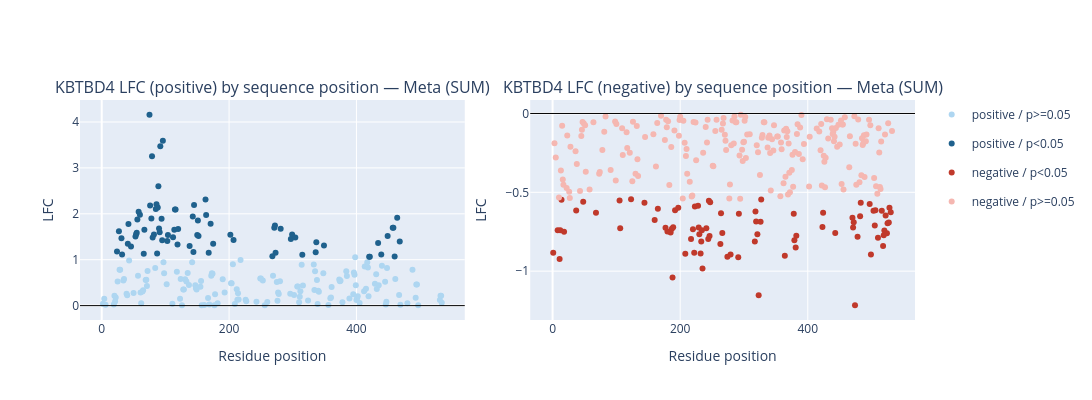
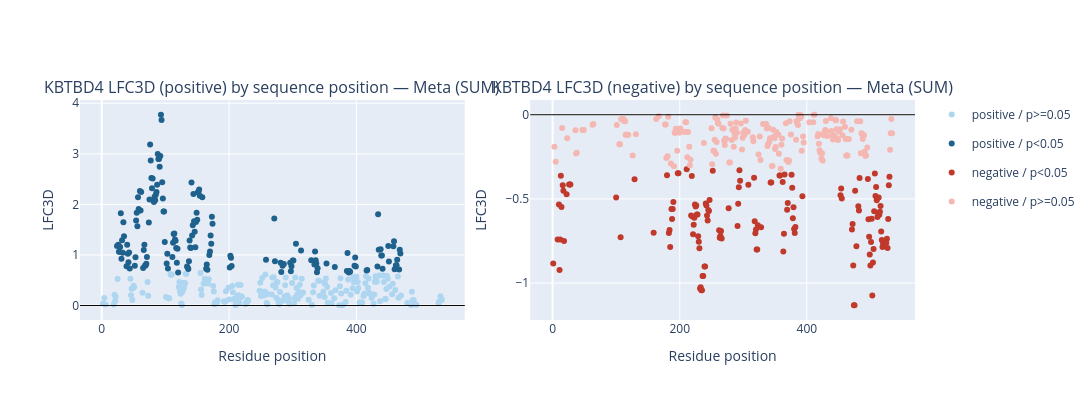
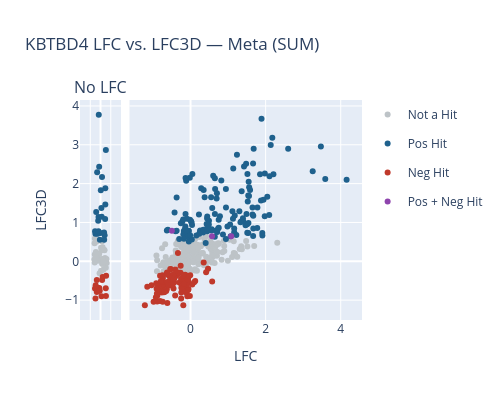
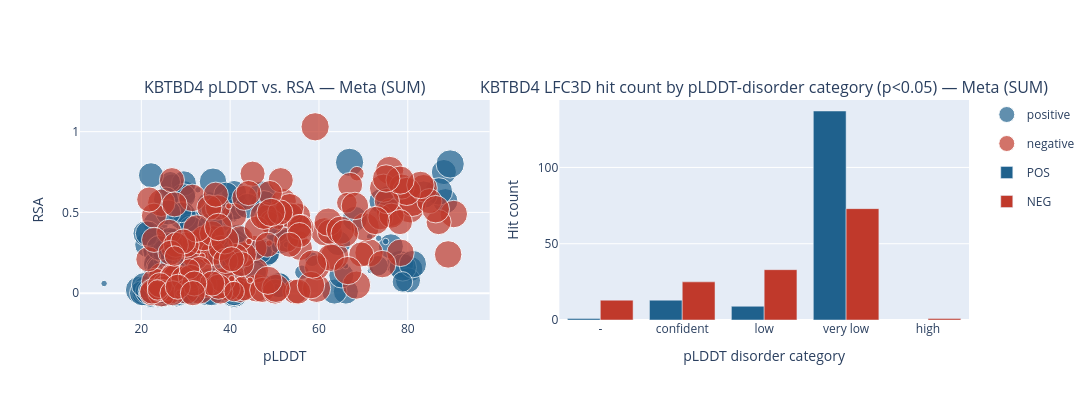

Notebook cell for these charts, in order:
### Markdown cell above
## BE-MetaClust3D
- Only shown when the gene has multiple screens (otherwise there's nothing to meta-aggregate)
- Same plots as BE-Clust3D above, but computed on the meta-aggregated score across all screens instead of one screen at a time (meta residue dot-plots, meta-LFC vs. meta-LFC3D scatter, pLDDT/RSA and domain/disorder breakdowns, enrichment test, meta dendrogram)

### Code cell
if MODE == 'monomer':
    monomer_func_meta = monomer_cfg['function_for_meta']

    if len(monomer_screens) > 1:
        print('Meta residue dot-plots, meta-LFC (positive, negative):')
        show_side_by_side(
            plot_meta_score_scatter(monomer_dir, monomer_gene, function_for_meta=monomer_func_meta, score_type='LFC', direction='positive'),
            plot_meta_score_scatter(monomer_dir, monomer_gene, function_for_meta=monomer_func_meta, score_type='LFC', direction='negative'),
    		width=600, height=400
        )
        print('Meta residue dot-plots, meta-LFC3D (positive, negative):')
        show_side_by_side(
            plot_meta_score_scatter(monomer_dir, monomer_gene, function_for_meta=monomer_func_meta, score_type='LFC3D', direction='positive'),
            plot_meta_score_scatter(monomer_dir, monomer_gene, function_for_meta=monomer_func_meta, score_type='LFC3D', direction='negative'),
    		width=600, height=400
        )

        print('meta-LFC vs. meta-LFC3D (residues with meta-LFC3D but no meta-LFC shown in the left strip):')
        fig = plot_meta_lfc_lfc3d_scatter(monomer_dir, monomer_gene, function_for_meta=monomer_func_meta, width=500, height=400)
        if fig is not None:
            display(fig)

        print('pLDDT vs. RSA / Meta LFC3D hit count by domain / pLDDT-disorder category / Meta enrichment test (pLDDT-disorder, log2 odds ratio):')
        show_side_by_side(
            plot_meta_plddt_rsa_scatter(monomer_dir, monomer_gene, function_for_meta=monomer_func_meta),
            plot_meta_domain_barplot(monomer_dir, monomer_gene, monomer_uniprot, function_for_meta=monomer_func_meta),
            plot_meta_plddt_dis_barplot(monomer_dir, monomer_gene, function_for_meta=monomer_func_meta),
            width=600, height=400
        )

        print('Enrichment test (pLDDT-disorder, log2 odds ratio):')
        fig = plot_enrichment_test(monomer_dir, monomer_gene, screen_name=None, width=400, height=300)
        if fig is not None:
            display(fig)
            
        print('Meta dendrogram (p<0.05) -- pick a score type / direction:')
        show_picker({
            'Meta LFC positive': plot_meta_dendrogram(monomer_dir, monomer_gene, function_for_meta=monomer_func_meta, score_type='LFC', direction='Positive', height=400),
            'Meta LFC negative': plot_meta_dendrogram(monomer_dir, monomer_gene, function_for_meta=monomer_func_meta, score_type='LFC', direction='Negative', height=400),
            'Meta LFC3D positive': plot_meta_dendrogram(monomer_dir, monomer_gene, function_for_meta=monomer_func_meta, score_type='LFC3D', direction='Positive', height=400),
            'Meta LFC3D negative': plot_meta_dendrogram(monomer_dir, monomer_gene, function_for_meta=monomer_func_meta, score_type='LFC3D', direction='Negative', height=400),
        }, description='Dendrogram:')
    else:
        print('Only one screen -- no meta-aggregation to show.')
else:
    print(f"[skipped] mode is '{MODE}', not 'monomer' -- skipping BE-MetaClust3D (monomer).")

### Figure 1 — Plotly figure (JSON) as saved in the notebook; plotly's stock layout.template omitted (floating-point values rounded to 4 significant figures; data arrays with more than 128 entries replaced by an {"elided": "..."} marker saying what was removed)
{"data": [{"hovertemplate": "group=positive / p>=0.05<br>unipos=%{x}<br>value=%{y}<extra></extra>", "legendgroup": "positive / p>=0.05", "marker": {"color": "#aed6f1", "symbol": "circle"}, "mode": "markers", "name": "positive / p>=0.05", "orientation": "v", "showlegend": true, "type": "scatter", "x": {"elided": "148 int values"}, "xaxis": "x", "y": {"elided": "148 float values"}, "yaxis": "y"}, {"hovertemplate": "group=positive / p<0.05<br>unipos=%{x}<br>value=%{y}<extra></extra>", "legendgroup": "positive / p<0.05", "marker": {"color": "#1f618d", "symbol": "circle"}, "mode": "markers", "name": "positive / p<0.05", "orientation": "v", "showlegend": true, "type": "scatter", "x": [24, 27, 31, 32, 41, 42, 46, 53, 54, 55, 56, 58, 60, 66, 67, 75, 76, 78, 79, 80, 82, 85, 86, 87, 88, 89, 90, 91, 92, 94, 95, 96, 103, 104, 112, 114, 115, 116, 119, 120, 138, 143, 144, 145, 150, 151, 152, 163, 164, 168, 171, 175, 202, 207, 268, 271, 272, 273, 281, 297, 299, 304, 315, 336, 337, 349, 420, 421, 434, 439, 449, 457, 458, 460, 464, 468], "xaxis": "x", "y": [1.178, 1.62, 1.466, 1.115, 1.349, 1.776, 1.286, 1.507, 1.557, 1.585, 1.876, 2.043, 1.979, 1.13, 1.651, 4.157, 2.178, 1.898, 3.254, 1.481, 1.548, 2.104, 2.207, 1.138, 2.136, 2.6, 1.681, 1.595, 3.472, 1.89, 1.424, 3.589, 1.406, 1.538, 1.49, 1.65, 2.095, 2.095, 1.33, 1.667, 1.301, 1.943, 1.169, 2.193, 1.537, 1.852, 1.515, 2.31, 1.973, 1.151, 1.781, 1.349, 1.542, 1.431, 1.075, 1.697, 1.743, 1.152, 1.672, 1.451, 1.548, 1.481, 1.106, 1.162, 1.379, 1.31, 1.062, 1.062, 1.362, 1.114, 1.514, 1.696, 1.696, 1.069, 1.914, 1.396], "yaxis": "y"}, {"hovertemplate": "group=negative / p<0.05<br>unipos=%{x}<br>value=%{y}<extra></extra>", "legendgroup": "negative / p<0.05", "marker": {"color": "#c0392b", "symbol": "circle"}, "mode": "markers", "name": "negative / p<0.05", "orientation": "v", "showlegend": true, "type": "scatter", "x": [1, 8, 11, 12, 14, 18, 37, 48, 68, 105, 106, 123, 144, 160, 165, 177, 180, 185, 187, 188, 189, 192, 197, 208, 217, 220, 222, 223, 228, 229, 230, 232, 233, 234, 235, 241, 244, 245, 246, 247, 263, 264, 266, 274, 279, 291, 292, 317, 318, 319, 321, 323, 326, 327, 364, 378, 379, 381, 382, 423, 424, 443, 470, 471, 472, 474, 478, 482, 483, 497, 499, 503, 505, 506, 510, 516, 518, 519, 520, 522, 524, 525, 527, 528, 530], "xaxis": "x3", "y": [-0.8836, -0.7403, -0.9226, -0.7403, -0.5478, -0.7499, -0.6152, -0.5598, -0.6302, -0.5521, -0.7275, -0.5434, -0.5657, -0.675, -0.604, -0.7248, -0.7481, -0.7551, -0.7306, -1.04, -0.7215, -0.6142, -0.5982, -0.8891, -0.7957, -0.7347, -0.8827, -0.5902, -0.5847, -0.7227, -0.7663, -0.8879, -0.8125, -0.7412, -0.9835, -0.7285, -0.796, -0.5541, -0.7773, -0.5637, -0.8281, -0.6325, -0.7584, -0.908, -0.8941, -0.9124, -0.6352, -0.8114, -0.621, -0.6844, -0.7666, -1.152, -0.6867, -0.5456, -0.9028, -0.6367, -0.8042, -0.8493, -0.7756, -0.7195, -0.6291, -0.7584, -0.661, -0.7237, -0.6905, -1.216, -0.7813, -0.6518, -0.5664, -0.5742, -0.8947, -0.6176, -0.7099, -0.6142, -0.7884, -0.6172, -0.8405, -0.7719, -0.7424, -0.6477, -0.7601, -0.6969, -0.6909, -0.5971, -0.6265], "yaxis": "y3"}, {"hovertemplate": "group=negative / p>=0.05<br>unipos=%{x}<br>value=%{y}<extra></extra>", "legendgroup": "negative / p>=0.05", "marker": {"color": "#f5b7b1", "symbol": "circle"}, "mode": "markers", "name": "negative / p>=0.05", "orientation": "v", "showlegend": true, "type": "scatter", "x": {"elided": "202 int values"}, "xaxis": "x3", "y": {"elided": "202 float values"}, "yaxis": "y3"}], "layout": {"annotations": [{"font": {"size": 16}, "showarrow": false, "text": "KBTBD4 LFC (positive) by sequence position — Meta (SUM)", "x": 0.2304, "xanchor": "center", "xref": "paper", "y": 1, "yanchor": "bottom", "yref": "paper"}, {"font": {"size": 16}, "showarrow": false, "text": "KBTBD4 LFC (negative) by sequence position — Meta (SUM)", "x": 0.7696, "xanchor": "center", "xref": "paper", "y": 1, "yanchor": "bottom", "yref": "paper"}], "autosize": false, "height": 400, "shapes": [{"line": {"color": "black", "width": 1}, "type": "line", "x0": 0, "x1": 1, "xref": "x domain", "y0": 0, "y1": 0, "yref": "y"}, {"line": {"color": "black", "width": 1}, "type": "line", "x0": 0, "x1": 1, "xref": "x3 domain", "y0": 0, "y1": 0, "yref": "y3"}], "width": 1200, "xaxis": {"anchor": "y", "domain": [0, 0.4608], "title": {"text": "Residue position"}}, "xaxis2": {"anchor": "y2", "domain": [0.4808, 0.5192], "visible": false}, "xaxis3": {"anchor": "y3", "domain": [0.5392, 1], "title": {"text": "Residue position"}}, "yaxis": {"anchor": "x", "domain": [0, 1], "title": {"text": "LFC"}}, "yaxis2": {"anchor": "x2", "domain": [0, 1], "visible": false}, "yaxis3": {"anchor": "x3", "domain": [0, 1], "title": {"text": "LFC"}}}}

### Figure 2 — Plotly figure (JSON) as saved in the notebook; plotly's stock layout.template omitted (floating-point values rounded to 4 significant figures; data arrays with more than 128 entries replaced by an {"elided": "..."} marker saying what was removed)
{"data": [{"hovertemplate": "group=positive / p>=0.05<br>unipos=%{x}<br>value=%{y}<extra></extra>", "legendgroup": "positive / p>=0.05", "marker": {"color": "#aed6f1", "symbol": "circle"}, "mode": "markers", "name": "positive / p>=0.05", "orientation": "v", "showlegend": true, "type": "scatter", "x": {"elided": "211 int values"}, "xaxis": "x", "y": {"elided": "211 float values"}, "yaxis": "y"}, {"hovertemplate": "group=positive / p<0.05<br>unipos=%{x}<br>value=%{y}<extra></extra>", "legendgroup": "positive / p<0.05", "marker": {"color": "#1f618d", "symbol": "circle"}, "mode": "markers", "name": "positive / p<0.05", "orientation": "v", "showlegend": true, "type": "scatter", "x": {"elided": "160 int values"}, "xaxis": "x", "y": {"elided": "160 float values"}, "yaxis": "y"}, {"hovertemplate": "group=negative / p<0.05<br>unipos=%{x}<br>value=%{y}<extra></extra>", "legendgroup": "negative / p<0.05", "marker": {"color": "#c0392b", "symbol": "circle"}, "mode": "markers", "name": "negative / p<0.05", "orientation": "v", "showlegend": true, "type": "scatter", "x": {"elided": "145 int values"}, "xaxis": "x3", "y": {"elided": "145 float values"}, "yaxis": "y3"}, {"hovertemplate": "group=negative / p>=0.05<br>unipos=%{x}<br>value=%{y}<extra></extra>", "legendgroup": "negative / p>=0.05", "marker": {"color": "#f5b7b1", "symbol": "circle"}, "mode": "markers", "name": "negative / p>=0.05", "orientation": "v", "showlegend": true, "type": "scatter", "x": {"elided": "198 int values"}, "xaxis": "x3", "y": {"elided": "198 float values"}, "yaxis": "y3"}], "layout": {"annotations": [{"font": {"size": 16}, "showarrow": false, "text": "KBTBD4 LFC3D (positive) by sequence position — Meta (SUM)", "x": 0.2304, "xanchor": "center", "xref": "paper", "y": 1, "yanchor": "bottom", "yref": "paper"}, {"font": {"size": 16}, "showarrow": false, "text": "KBTBD4 LFC3D (negative) by sequence position — Meta (SUM)", "x": 0.7696, "xanchor": "center", "xref": "paper", "y": 1, "yanchor": "bottom", "yref": "paper"}], "autosize": false, "height": 400, "shapes": [{"line": {"color": "black", "width": 1}, "type": "line", "x0": 0, "x1": 1, "xref": "x domain", "y0": 0, "y1": 0, "yref": "y"}, {"line": {"color": "black", "width": 1}, "type": "line", "x0": 0, "x1": 1, "xref": "x3 domain", "y0": 0, "y1": 0, "yref": "y3"}], "width": 1200, "xaxis": {"anchor": "y", "domain": [0, 0.4608], "title": {"text": "Residue position"}}, "xaxis2": {"anchor": "y2", "domain": [0.4808, 0.5192], "visible": false}, "xaxis3": {"anchor": "y3", "domain": [0.5392, 1], "title": {"text": "Residue position"}}, "yaxis": {"anchor": "x", "domain": [0, 1], "title": {"text": "LFC3D"}}, "yaxis2": {"anchor": "x2", "domain": [0, 1], "visible": false}, "yaxis3": {"anchor": "x3", "domain": [0, 1], "title": {"text": "LFC3D"}}}}

### Figure 3 — Plotly figure (JSON) as saved in the notebook; plotly's stock layout.template omitted (floating-point values rounded to 4 significant figures; data arrays with more than 128 entries replaced by an {"elided": "..."} marker saying what was removed)
{"data": [{"customdata": [[63], [101], [108], [122], [127], [194], [195], [196], [216], [238], [248], [254], [259], [261], [283], [289], [290], [306], [330], [345], [350], [351], [354], [355], [387], [391], [404], [406], [407], [409], [410], [411], [437], [490]], "hovertemplate": "residue %{customdata[0]}<br>LFC3D: %{y:.3f}<extra></extra>", "legendgroup": "Not a Hit", "marker": {"color": "#bdc3c7", "size": 6}, "mode": "markers", "name": "Not a Hit", "showlegend": true, "type": "scatter", "x": [0.08218, -0.1381, -0.2754, -0.2901, 0.188, 0.2477, 0.06398, 0.1377, 0.02617, 0.261, 0.1895, -0.2984, 0.2144, -0.2798, 0.1378, -0.1946, 0.2179, 0.02488, -0.1202, -0.04639, -0.283, -0.2254, 0.1024, 0.08831, 0.06923, -0.06979, 0.2983, 0.2885, 0.1113, 0.09028, 0.1131, -0.06665, -0.2189, 0.1329], "xaxis": "x", "y": [-0.05994, 0.1093, 0.5867, 0.4664, 0.2831, -0.0009161, 0.2833, -0.2145, -0.244, -0.1674, 0.2941, 0.04931, 0.02073, 0.1761, 0.00283, 0.5098, 0.08825, 0.3464, 0.01691, -0.3049, -0.03325, 0.2364, 0.3646, -0.06012, 0.513, 0.2041, -0.04449, 0.05817, 0.05817, 0.05817, -0.04449, 0.1896, 0.08507, -0.01953], "yaxis": "y"}, {"customdata": [[30], [33], [44], [59], [77], [93], [113], [136], [139], [140], [141], [146], [153], [154], [166], [201], [258], [286], [313], [433], [451], [459], [462], [463]], "hovertemplate": "residue %{customdata[0]}<br>LFC3D: %{y:.3f}<extra></extra>", "legendgroup": "Pos Hit", "marker": {"color": "#1f618d", "size": 6}, "mode": "markers", "name": "Pos Hit", "showlegend": true, "type": "scatter", "x": [0.01521, -0.1139, -0.008499, 0.2337, 0.2604, -0.08532, 0.04292, -0.1069, 0.05658, -0.09725, -0.06503, 0.2342, -0.1637, 0.07391, -0.2496, 0.1996, 0.1723, -0.1564, 0.2259, -0.2649, -0.09833, -0.2098, -0.0298, 0.1778], "xaxis": "x", "y": [1.826, 1.043, 0.7319, 1.879, 2.866, 3.773, 1.374, 0.7226, 1.147, 1.14, 2.434, 1.46, 2.296, 2.171, 0.7076, 0.6695, 0.7414, 0.7114, 1.087, 0.7726, 0.7732, 1.272, 0.5563, 0.5563], "yaxis": "y"}, {"customdata": [[107], [159], [184], [231], [237], [239], [262], [343], [393], [500], [501], [502], [508], [517], [523], [529]], "hovertemplate": "residue %{customdata[0]}<br>LFC3D: %{y:.3f}<extra></extra>", "legendgroup": "Neg Hit", "marker": {"color": "#c0392b", "size": 6}, "mode": "markers", "name": "Neg Hit", "showlegend": true, "type": "scatter", "x": [-0.1616, -0.2688, -0.05727, -0.1809, -0.2455, 0.0482, -0.1208, 0.1032, -0.1803, 0.2653, -0.08093, -0.2367, 0.07746, 0.2563, -0.03577, 0.2728], "xaxis": "x", "y": [-0.7275, -0.7007, -0.6848, -0.7923, -0.9574, -0.9015, -0.6862, -0.4024, -0.4837, -0.8947, -0.7561, -0.6176, -0.4826, -0.693, -0.7558, -0.3751], "yaxis": "y"}, {"customdata": {"elided": "194x1 int values"}, "hovertemplate": "residue %{customdata[0]}<br>LFC: %{x:.3f}<br>LFC3D: %{y:.3f}<extra></extra>", "legendgroup": "Not a Hit", "marker": {"color": "#bdc3c7", "size": 6}, "mode": "markers", "name": "Not a Hit", "showlegend": false, "type": "scatter", "x": {"elided": "194 float values"}, "xaxis": "x2", "y": {"elided": "194 float values"}, "yaxis": "y2"}, {"customdata": {"elided": "133x1 int values"}, "hovertemplate": "residue %{customdata[0]}<br>LFC: %{x:.3f}<br>LFC3D: %{y:.3f}<extra></extra>", "legendgroup": "Pos Hit", "marker": {"color": "#1f618d", "size": 6}, "mode": "markers", "name": "Pos Hit", "showlegend": false, "type": "scatter", "x": {"elided": "133 float values"}, "xaxis": "x2", "y": {"elided": "133 float values"}, "yaxis": "y2"}, {"customdata": [[1], [8], [10], [11], [12], [13], [14], [16], [17], [18], [22], [100], [129], [180], [183], [185], [187], [188], [189], [190], [197], [198], [211], [218], [219], [220], [221], [222], [223], [224], [225], [226], [227], [228], [229], [230], [232], [233], [234], [235], [236], [240], [241], [242], [243], [244], [245], [246], [247], [252], [263], [264], [265], [266], [277], [291], [292], [293], [294], [295], [308], [317], [318], [319], [320], [321], [322], [323], [328], [344], [357], [358], [362], [363], [364], [365], [369], [370], [376], [377], [378], [379], [380], [381], [382], [453], [454], [455], [471], [472], [473], [474], [475], [476], [478], [481], [482], [483], [496], [497], [498], [499], [503], [504], [505], [506], [507], [509], [510], [511], [512], [513], [514], [515], [516], [518], [519], [520], [521], [522], [524], [525], [526], [527], [528], [530]], "hovertemplate": "residue %{customdata[0]}<br>LFC: %{x:.3f}<br>LFC3D: %{y:.3f}<extra></extra>", "legendgroup": "Neg Hit", "marker": {"color": "#c0392b", "size": 6}, "mode": "markers", "name": "Neg Hit", "showlegend": false, "type": "scatter", "x": [-0.8836, -0.7403, -0.5326, -0.9226, -0.7403, -0.3616, -0.5478, -0.419, -0.4513, -0.7499, -0.2977, -0.06709, 0.3507, -0.7481, -0.4533, -0.7551, -0.7306, -1.04, -0.7215, 0.576, -0.5982, -0.1407, -0.3826, 0.4664, -0.5194, -0.7347, -0.05454, -0.8827, -0.5902, -0.05772, -0.296, 0.1251, 0.09527, -0.5847, -0.7227, -0.7663, -0.8879, -0.8125, -0.7412, -0.9835, -0.2494, -0.08543, -0.7285, -0.1839, 0.04645, -0.796, -0.5541, -0.7773, -0.5637, -0.3352, -0.8281, -0.6325, -0.1032, -0.7584, -0.2522, -0.9124, -0.6352, -0.2661, -0.54, -0.008087, 0.4151, -0.8114, -0.621, -0.6844, -0.2022, -0.7666, -0.2457, -1.152, -0.1545, -0.1635, -0.5257, -0.1833, -0.443, -0.1081, -0.9028, -0.402, -0.5145, -0.1905, -0.2624, -0.4653, -0.5631, -0.8042, -0.2441, -0.8493, -0.7756, -0.4475, -0.06994, -0.06994, -0.7237, -0.6905, -0.01819, -1.216, -0.1924, -0.452, -0.7813, -0.4362, -0.6518, -0.5664, -0.03951, -0.5664, -0.07395, -0.8947, -0.6176, -0.4092, -0.7099, -0.6142, -0.462, -0.5086, -0.7884, -0.09384, -0.2471, -0.4659, -0.4784, -0.1777, -0.6172, -0.8405, -0.7719, -0.7424, -0.134, -0.6477, -0.7601, -0.6969, -0.06235, -0.6909, -0.5971, -0.6265], "xaxis": "x2", "y": [-0.8836, -0.7403, -0.5326, -0.9226, -0.7403, -0.3616, -0.5478, -0.419, -0.4513, -0.7499, -0.2977, -0.492, -0.03184, -0.3594, -0.7027, -0.7855, -0.5597, -0.6189, -0.5592, -0.5176, -0.3481, -0.3481, -0.291, -0.193, -0.2014, -0.4276, -0.7098, -0.654, -0.6119, -0.5335, -0.5445, -0.5078, -0.5382, -0.5261, -0.6114, -0.6596, -1.032, -1.025, -1.042, -1.042, -0.9574, -0.9015, -0.5277, -0.5385, -0.5987, -0.6279, -0.5657, -0.5722, -0.5063, 0.2122, -0.7303, -0.7179, -0.6905, -0.7343, -0.448, -0.5662, -0.3278, -0.2974, -0.2, -0.3585, -0.2826, -0.3742, -0.6325, -0.7038, -0.6822, -0.8007, -0.8007, -0.6565, -0.6685, -0.4024, -0.3608, -0.3608, -0.3997, -0.8127, -0.7065, -0.2099, -0.5642, -0.524, -0.1175, -0.4283, -0.6089, -0.5492, -0.6784, -0.7027, -0.6665, -0.4779, -0.4375, -0.4975, -0.6808, -0.6489, -0.8949, -1.131, -1.131, -0.452, -0.7813, -0.544, -0.5685, -0.3759, -0.3823, -0.6209, -0.7239, -0.8298, -1.073, -0.8772, -0.7968, -0.5736, -0.3491, -0.4297, -0.5079, -0.6071, -0.584, -0.4919, -0.5945, -0.576, -0.5424, -0.7446, -0.7849, -0.7654, -0.7621, -0.7621, -0.7597, -0.7597, -0.7368, -0.792, -0.6186, -0.2871], "yaxis": "y2"}, {"customdata": [[26], [27], [28]], "hovertemplate": "residue %{customdata[0]}<br>LFC: %{x:.3f}<br>LFC3D: %{y:.3f}<extra></extra>", "legendgroup": "Pos + Neg Hit", "marker": {"color": "#8e44ad", "size": 6}, "mode": "markers", "name": "Pos + Neg Hit", "showlegend": true, "type": "scatter", "x": [-0.4971, 1.084, 0.5727], "xaxis": "x2", "y": [0.7871, 0.6476, 0.6476], "yaxis": "y2"}], "layout": {"annotations": [{"font": {"size": 16}, "showarrow": false, "text": "No LFC", "x": 0.07275, "xanchor": "center", "xref": "paper", "y": 1, "yanchor": "bottom", "yref": "paper"}], "autosize": false, "height": 400, "title": {"text": "KBTBD4 LFC vs. LFC3D — Meta (SUM)"}, "width": 500, "xaxis": {"anchor": "y", "domain": [0, 0.1455], "range": [-1, 1], "showticklabels": false}, "xaxis2": {"anchor": "y2", "domain": [0.1755, 1], "title": {"text": "LFC"}}, "yaxis": {"anchor": "x", "domain": [0, 1], "title": {"text": "LFC3D"}}, "yaxis2": {"anchor": "x2", "domain": [0, 1], "matches": "y", "showticklabels": false}}}

### Figure 4 — Plotly figure (JSON) as saved in the notebook; plotly's stock layout.template omitted (floating-point values rounded to 4 significant figures; data arrays with more than 128 entries replaced by an {"elided": "..."} marker saying what was removed)
{"data": [{"customdata": {"elided": "264x2 float values"}, "hovertemplate": "direction=positive<br>bfactor_pLDDT=%{x}<br>RSA=%{y}<br>marker_size=%{marker.size}<br>unipos=%{customdata[0]}<br>SUM_LFC3D_wght=%{customdata[1]}<extra></extra>", "legendgroup": "positive", "marker": {"color": "#1f618d", "size": {"elided": "264 int values"}, "sizemode": "area", "sizeref": 0.2375, "symbol": "circle"}, "mode": "markers", "name": "positive", "orientation": "v", "showlegend": true, "type": "scatter", "x": {"elided": "264 float values"}, "xaxis": "x", "y": {"elided": "264 float values"}, "yaxis": "y"}, {"customdata": {"elided": "172x2 float values"}, "hovertemplate": "direction=negative<br>bfactor_pLDDT=%{x}<br>RSA=%{y}<br>marker_size=%{marker.size}<br>unipos=%{customdata[0]}<br>SUM_LFC3D_wght=%{customdata[1]}<extra></extra>", "legendgroup": "negative", "marker": {"color": "#c0392b", "size": {"elided": "172 int values"}, "sizemode": "area", "sizeref": 0.2375, "symbol": "circle"}, "mode": "markers", "name": "negative", "orientation": "v", "showlegend": true, "type": "scatter", "x": {"elided": "172 float values"}, "xaxis": "x", "y": {"elided": "172 float values"}, "yaxis": "y"}, {"alignmentgroup": "True", "hovertemplate": "hit_type=POS<br>pLDDT_dis=%{x}<br>count=%{y}<extra></extra>", "legendgroup": "POS", "marker": {"color": "#1f618d", "pattern": {"shape": ""}}, "name": "POS", "offsetgroup": "POS", "orientation": "v", "showlegend": true, "textposition": "auto", "type": "bar", "x": ["-", "confident", "low", "very low"], "xaxis": "x3", "y": [1, 13, 9, 137], "yaxis": "y3"}, {"alignmentgroup": "True", "hovertemplate": "hit_type=NEG<br>pLDDT_dis=%{x}<br>count=%{y}<extra></extra>", "legendgroup": "NEG", "marker": {"color": "#c0392b", "pattern": {"shape": ""}}, "name": "NEG", "offsetgroup": "NEG", "orientation": "v", "showlegend": true, "textposition": "auto", "type": "bar", "x": ["-", "confident", "high", "low", "very low"], "xaxis": "x3", "y": [13, 25, 1, 33, 73], "yaxis": "y3"}], "layout": {"annotations": [{"font": {"size": 16}, "showarrow": false, "text": "KBTBD4 pLDDT vs. RSA — Meta (SUM)", "x": 0.2304, "xanchor": "center", "xref": "paper", "y": 1, "yanchor": "bottom", "yref": "paper"}, {"font": {"size": 16}, "showarrow": false, "text": "KBTBD4 LFC3D hit count by pLDDT-disorder category (p<0.05) — Meta (SUM)", "x": 0.7696, "xanchor": "center", "xref": "paper", "y": 1, "yanchor": "bottom", "yref": "paper"}], "autosize": false, "height": 400, "width": 1200, "xaxis": {"anchor": "y", "domain": [0, 0.4608], "title": {"text": "pLDDT"}}, "xaxis2": {"anchor": "y2", "domain": [0.4808, 0.5192], "visible": false}, "xaxis3": {"anchor": "y3", "domain": [0.5392, 1], "title": {"text": "pLDDT disorder category"}}, "yaxis": {"anchor": "x", "domain": [0, 1], "title": {"text": "RSA"}}, "yaxis2": {"anchor": "x2", "domain": [0, 1], "visible": false}, "yaxis3": {"anchor": "x3", "domain": [0, 1], "title": {"text": "Hit count"}}}}
